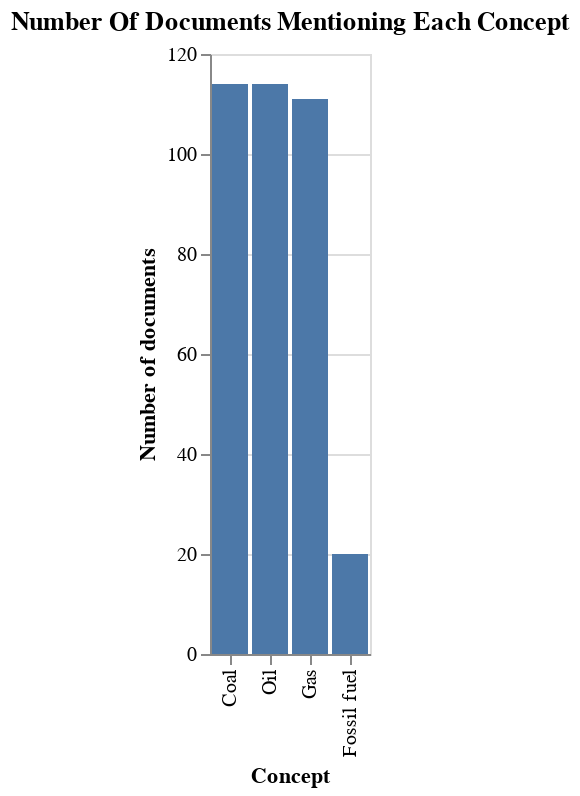
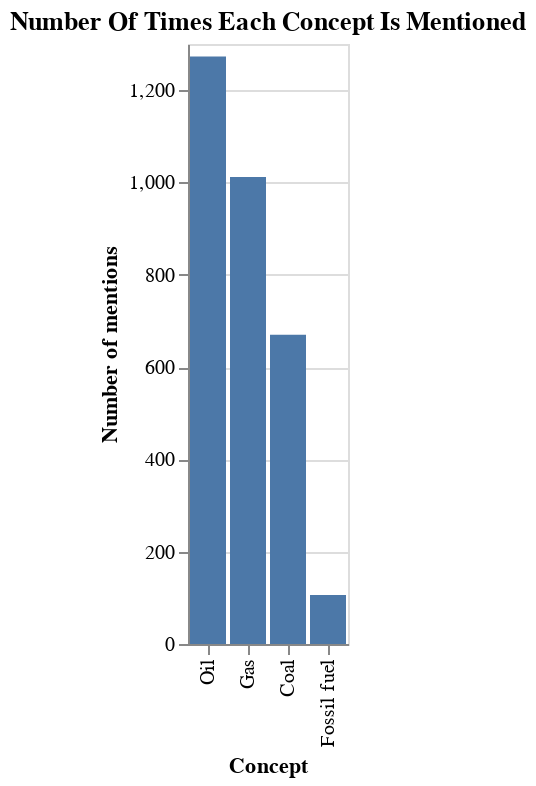

Notebook code cell kept with these figures, in order:
### Code cell
# Display the resulting DataFrames
display(Markdown(f"## Number of documents mentioning each concept split by party and non party stakeholders\n"))
display(df_documents)

# plot bar chart
chart = alt.Chart(df_documents.reset_index()).mark_bar().encode(
x=alt.X('Concept', title='Concept', sort='-y'),
y=alt.Y('Non-party', title='Number of documents'),
tooltip=['Non-party']
).properties(
title=f"Number of documents mentioning each concept".title()
)
display(chart)
display(Markdown(f"## Total number of mentions of each concept\n"))

# plot bar chart
chart = alt.Chart(df_mentions.reset_index()).mark_bar().encode(
x=alt.X('Concept', title='Concept', sort='-y'),
y=alt.Y('Non-party', title='Number of mentions'),
tooltip=['Non-party']
).properties(
title=f"Number of times each concept is mentioned".title()
)
display(df_mentions)
display(chart)

### Figure 1 — Vega-Lite specification as saved in the notebook (floating-point values rounded to 4 significant figures)
{"config": {"view": {"continuousWidth": 400, "continuousHeight": 300}}, "data": {"name": "data-556ccf1dcdef0fd9c3313546bbb02bb3"}, "mark": "bar", "encoding": {"tooltip": [{"field": "Non-party", "type": "quantitative"}], "x": {"field": "Concept", "sort": "-y", "title": "Concept", "type": "nominal"}, "y": {"field": "Non-party", "title": "Number of documents", "type": "quantitative"}}, "title": "Number Of Documents Mentioning Each Concept", "$schema": "https://vega.github.io/schema/vega-lite/v4.17.0.json", "datasets": {"data-556ccf1dcdef0fd9c3313546bbb02bb3": [{"Concept": "Coal", "Non-party": 114, "Party": 218}, {"Concept": "Fossil fuel", "Non-party": 20, "Party": 99}, {"Concept": "Gas", "Non-party": 111, "Party": 267}, {"Concept": "Oil", "Non-party": 114, "Party": 289}]}}

### Figure 2 — Vega-Lite specification as saved in the notebook (floating-point values rounded to 4 significant figures)
{"config": {"view": {"continuousWidth": 400, "continuousHeight": 300}}, "data": {"name": "data-25000bef61f027d54bfa6d6dd9ac1587"}, "mark": "bar", "encoding": {"tooltip": [{"field": "Non-party", "type": "quantitative"}], "x": {"field": "Concept", "sort": "-y", "title": "Concept", "type": "nominal"}, "y": {"field": "Non-party", "title": "Number of mentions", "type": "quantitative"}}, "title": "Number Of Times Each Concept Is Mentioned", "$schema": "https://vega.github.io/schema/vega-lite/v4.17.0.json", "datasets": {"data-25000bef61f027d54bfa6d6dd9ac1587": [{"Concept": "Coal", "Non-party": 670, "Party": 2715}, {"Concept": "Fossil fuel", "Non-party": 106, "Party": 280}, {"Concept": "Gas", "Non-party": 1012, "Party": 3675}, {"Concept": "Oil", "Non-party": 1273, "Party": 6108}]}}
